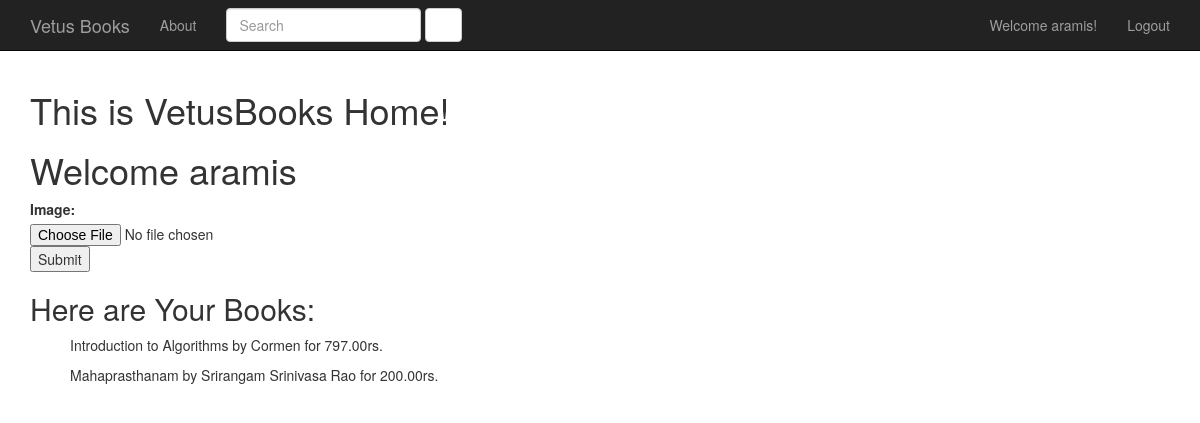
The page / (signed in) on the database as committed earlier.
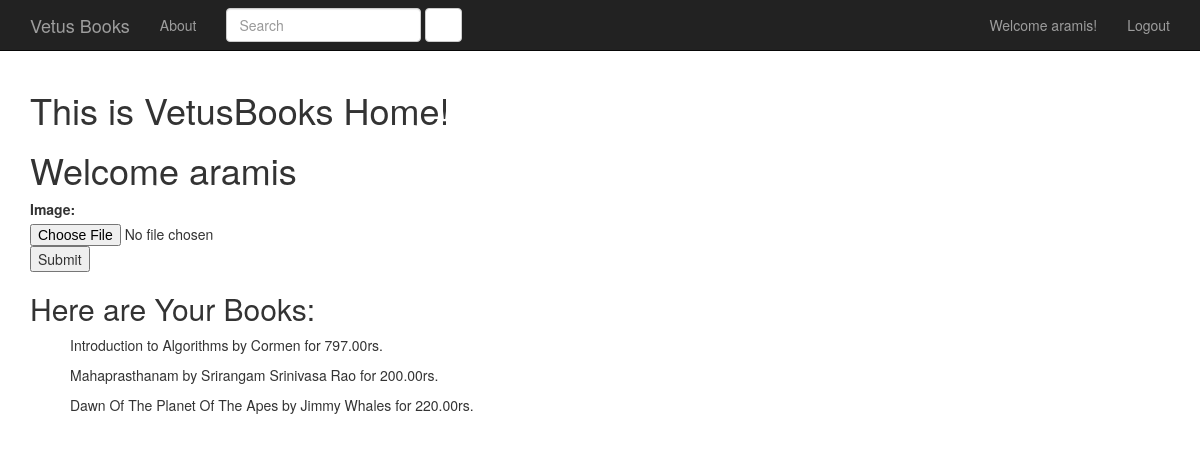
The same page on the database as committed later.
### vetusbooks/models.py (models this page shows)
class Book(models.Model):
	title = models.CharField(max_length=100, blank=False)
	author = models.CharField(max_length=100, blank=False)
	price = models.DecimalField(max_digits=8, decimal_places=2)
	seller = models.ForeignKey(User, on_delete=models.CASCADE)
	def __str__(self):
		return self.title + " by " + self.author +" for " + str(self.price) + "rs."

### vetusbooks/views.py (the view, shortened to what this page needs)
# urls.py: url(r'^$', HomeView.as_view()),
class HomeView(View):
	def get(self, request, *args, **kwargs):
		form = UserLoginForm(request.GET)
		img_form = ImageUploadForm()
		context={
			"title" : "Home",
			"img_form" : img_form,
			"login_form" : form,
		}
		handleLogin(request, context, form)
		if(request.user.is_authenticated):
			context['user_books'] = getUserBooks(request.user)
		return render(request,"vetusbooks/home.html",context)

### vetusbooks/forms.py
class ImageUploadForm(forms.Form):
	image = forms.ImageField()

class UserLoginForm(forms.Form):
    username = forms.CharField(max_length=50, required=True,
    	widget=forms.TextInput(attrs={'class':'form-control', 'placeholder':'Username'})
    	)
    password = forms.CharField(required=True,
    	widget=forms.PasswordInput(attrs={'class':'form-control', 'placeholder':'Password'})
    	)

### vetusbooks/util.py (called while the page is built)
def getUserBooks(user):
	return Book.objects.filter(seller_id=user.id)

def handleLogin(request, context, form):
	if form.is_valid():
		username = request.POST['username']
		password = request.POST['password']
		user = authenticate(username=username, password=password)
		if user:
			login(request,user)
			context["user"] = request.user
			context["user_books"] = getUserBooks(request.user)
		else:
			context["login_error"] = "Failed!"

### vetusbooks/templates/vetusbooks/home.html (shortened to what this page needs)
{% extends "base.html" %}
{% block content %}
	<h1>This is VetusBooks Home!</h1>
	{% if user.is_authenticated %}
		<h1>Welcome {{ user.username }}</h1>
		<form action="/upload_pic/" method="post" enctype="multipart/form-data">
    	{{ img_form }}
    	<input type="submit" value="Submit" />
		</form>
		{% if user_books %}
		<h2>Here are Your Books:</h2>
			{% for book in user_books %}
				<ul>
					{{ book }}
				</ul>
			{% endfor %}
		{% else %}
			<h2>No Books Dude!</h2>
		{% endif %}
	{% else %}
		<h1>You are not logged In!</h1>
	{% endif %}
{% endblock content %}

Rows that differ between the two databases and show on the page:
added Book: title+author+price "Dawn Of The Planet Of The Apes by Jimmy Whales for 220.00rs."
